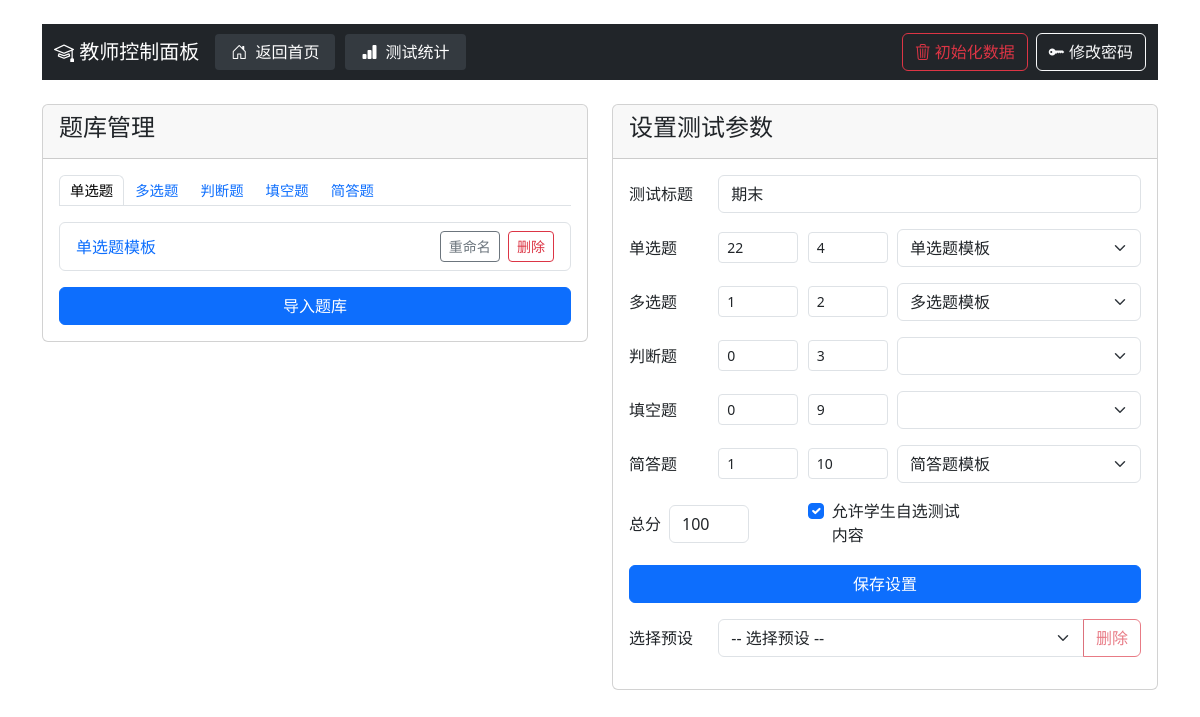
/teacher/dashboard (signed in), run on an earlier commit of the app's database.
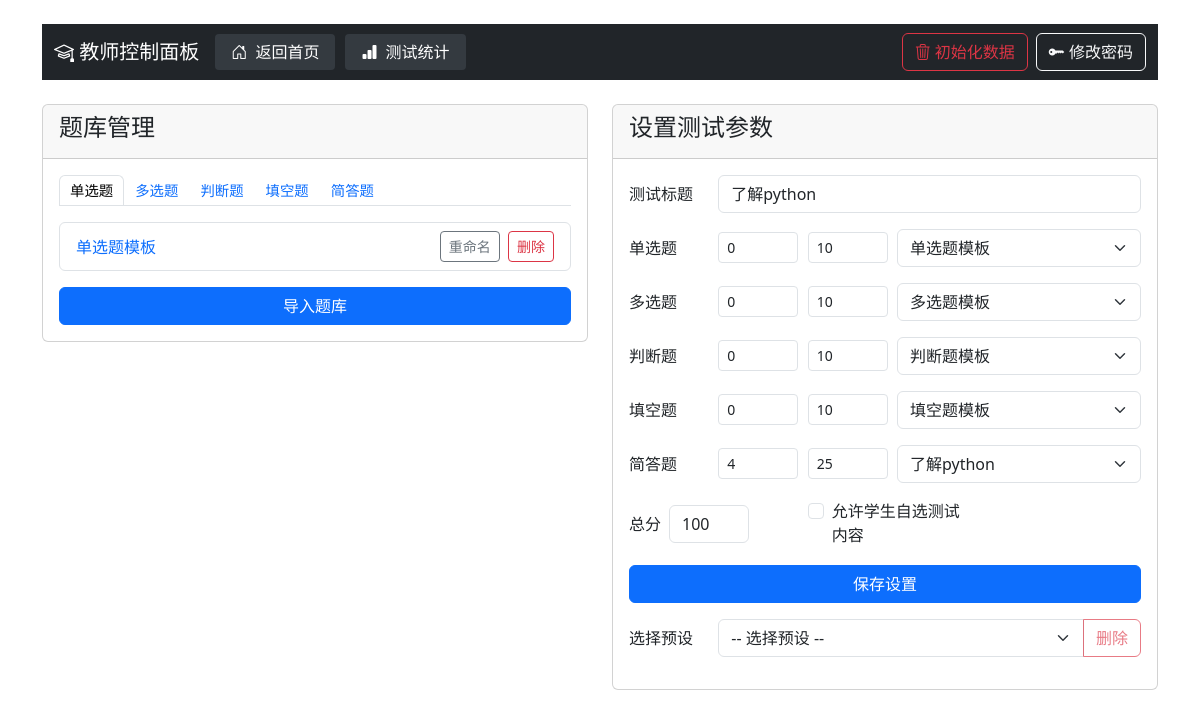
And on a later commit of the database.
### app.py (models this page shows)
class Test(db.Model):
    id = db.Column(db.Integer, primary_key=True)
    title = db.Column(db.String(200), nullable=False)
    single_choice_count = db.Column(db.Integer, default=0)
    multiple_choice_count = db.Column(db.Integer, default=0)
    true_false_count = db.Column(db.Integer, default=0)
    fill_blank_count = db.Column(db.Integer, default=0)
    short_answer_count = db.Column(db.Integer, default=0)
    single_choice_score = db.Column(db.Integer, default=0)
    multiple_choice_score = db.Column(db.Integer, default=0)
    true_false_score = db.Column(db.Integer, default=0)
    fill_blank_score = db.Column(db.Integer, default=0)
    short_answer_score = db.Column(db.Integer, default=0)
    total_score = db.Column(db.Integer, nullable=False)
    created_at = db.Column(db.DateTime, default=datetime.utcnow)
    is_active = db.Column(db.Boolean, default=True)
    single_choice_bank_id = db.Column(db.Integer)
    multiple_choice_bank_id = db.Column(db.Integer)
    true_false_bank_id = db.Column(db.Integer)
    fill_blank_bank_id = db.Column(db.Integer)
    short_answer_bank_id = db.Column(db.Integer)
    allow_student_choice = db.Column(db.Boolean, default=False)

### app.py (the view)
@app.route('/teacher/dashboard')
def teacher_dashboard():
    if 'role' not in session or session['role'] != 'teacher':
        return redirect(url_for('teacher_login'))
    last_test = Test.query.order_by(Test.created_at.desc()).first()
    single_choice_questions = Question.query.filter_by(question_type='single_choice').all()
    multiple_choice_questions = Question.query.filter_by(question_type='multiple_choice').all()
    true_false_questions = Question.query.filter_by(question_type='true_false').all()
    fill_blank_questions = Question.query.filter_by(question_type='fill_blank').all()
    short_answer_questions = Question.query.filter_by(question_type='short_answer').all()
    return render_template('teacher_dashboard.html',
                         last_test=last_test,
                         single_choice_questions=single_choice_questions,
                         multiple_choice_questions=multiple_choice_questions,
                         true_false_questions=true_false_questions,
                         fill_blank_questions=fill_blank_questions,
                         short_answer_questions=short_answer_questions,
                         last_import_filename=session.get('last_import_filename'),
                         last_import_filepath=session.get('last_import_filepath'))

### templates/teacher_dashboard.html (shortened to what the changed rows need)
<!DOCTYPE html>
<html lang="zh">
<head>
    <link href="{{ url_for('static', filename='bootstrap/css/bootstrap.min.css') }}" rel="stylesheet">
    <link href="{{ url_for('static', filename='bootstrap-icons/font/bootstrap-icons.css') }}" rel="stylesheet">
</head>
<body class="container mt-4">
    <div class="row mt-4">
        <div class="col-md-6">
            <div class="card">
                <div class="card-body">
                    <form id="testSettingsForm" action="{{ url_for('save_test_settings') }}" method="post">
                        <div class="mb-3">
                            <div class="row align-items-center">
                                <div class="col-md-10">
                                    <input type="text" class="form-control" id="test_title" name="test_title" value="{{ last_test.title if last_test else '2025信息技术合格考练习题' }}" required>
                                </div>
                            </div>
                        </div>
                        <div class="mb-3">
                            <div class="row align-items-center">
                                <div class="col-md-2">
                                    <input type="number" class="form-control form-control-sm" name="single_choice_count" value="{{ last_test.single_choice_count if last_test else 20 }}" min="0" placeholder="数量" style="width: 80px;">
                                </div>
                                <div class="col-md-2">
                                    <input type="number" class="form-control form-control-sm" name="single_choice_score" value="{{ last_test.single_choice_score if last_test else 4 }}" min="0" placeholder="分值" style="width: 80px;">
                                </div>
                                <div class="col-md-6">
                                    <select class="form-select" name="single_choice_bank" data-selected="{{ last_test.single_choice_bank_id if last_test else '' }}">
                                        <option value="">选择题库</option>
                                    </select>
                                </div>
                            </div>
                        </div>
                        <div class="mb-3">
                            <div class="row align-items-center">
                                <div class="col-md-2">
                                    <input type="number" class="form-control form-control-sm" name="multiple_choice_count" value="{{ last_test.multiple_choice_count if last_test else 1 }}" min="0" placeholder="数量" style="width: 80px;">
                                </div>
                                <div class="col-md-2">
                                    <input type="number" class="form-control form-control-sm" name="multiple_choice_score" value="{{ last_test.multiple_choice_score if last_test else 5 }}" min="0" placeholder="分值" style="width: 80px;">
                                </div>
                                <div class="col-md-6">
                                    <select class="form-select" name="multiple_choice_bank" data-selected="{{ last_test.multiple_choice_bank_id if last_test else '' }}">
                                        <option value="">选择题库</option>
                                    </select>
                                </div>
                            </div>
                        </div>
                        <div class="mb-3">
                            <div class="row align-items-center">
                                <div class="col-md-2">
                                    <input type="number" class="form-control form-control-sm" name="true_false_count" value="{{ last_test.true_false_count if last_test else 2 }}" min="0" placeholder="数量" style="width: 80px;">
                                </div>
                                <div class="col-md-2">
                                    <input type="number" class="form-control form-control-sm" name="true_false_score" value="{{ last_test.true_false_score if last_test else 3 }}" min="0" placeholder="分值" style="width: 80px;">
                                </div>
                                <div class="col-md-6">
                                    <select class="form-select" name="true_false_bank" data-selected="{{ last_test.true_false_bank_id if last_test else '' }}">
                                        <option value="">选择题库</option>
                                    </select>
                                </div>
                            </div>
                        </div>
                        <div class="mb-3">
                            <div class="row align-items-center">
                                <div class="col-md-2">
                                    <input type="number" class="form-control form-control-sm" name="fill_blank_count" value="{{ last_test.fill_blank_count if last_test else 1 }}" min="0" placeholder="数量" style="width: 80px;">
                                </div>
                                <div class="col-md-2">
                                    <input type="number" class="form-control form-control-sm" name="fill_blank_score" value="{{ last_test.fill_blank_score if last_test else 9 }}" min="0" placeholder="分值" style="width: 80px;">
                                </div>
                                <div class="col-md-6">
                                    <select class="form-select" name="fill_blank_bank" data-selected="{{ last_test.fill_blank_bank_id if last_test else '' }}">
                                        <option value="">选择题库</option>
                                    </select>
                                </div>
                            </div>
                        </div>
                        <div class="mb-3">
                            <div class="row align-items-center">
                                <div class="col-md-2">
                                    <input type="number" class="form-control form-control-sm" name="short_answer_count" value="{{ last_test.short_answer_count if last_test else 0 }}" min="0" placeholder="数量" style="width: 80px;">
                                </div>
                                <div class="col-md-2">
                                    <input type="number" class="form-control form-control-sm" name="short_answer_score" value="{{ last_test.short_answer_score if last_test else 0 }}" min="0" placeholder="分值" style="width: 80px;">
                                </div>
                                <div class="col-md-6">
                                    <select class="form-select" name="short_answer_bank" data-selected="{{ last_test.short_answer_bank_id if last_test else '' }}">
                                        <option value="">选择题库</option>
                                    </select>
                                </div>
                            </div>
                        </div>
                        <div class="row align-items-center">
                            <div class="col-md-4 mb-3">
                                <div class="d-flex align-items-center">
                                    <label for="total_score" class="form-label mb-0 me-2">总分</label>
                                    <input type="number" class="form-control" id="total_score" name="total_score" value="{{ last_test.total_score if last_test else 100 }}" readonly style="width: 80px;">
                                </div>
                            </div>
                            <div class="col-md-4 mb-3">
                                <div class="form-check">
                                    <input class="form-check-input" type="checkbox" id="allow_student_choice" name="allow_student_choice" value="false" {% if last_test and last_test.allow_student_choice %}checked{% endif %}>
                                    <label class="form-check-label" for="allow_student_choice">
                                        允许学生自选测试内容
                                    </label>
                                </div>
                            </div>
                        </div>
                    </form>
                </div>
            </div>
        </div>
    </div>
</body>
</html>

What changed in the data, as far as the page shows it:
removed Test: test_title "期末", single_choice_count "22", single_choice_score "4", single_choice_bank "单选题模板", multiple_choice_count "1", multiple_choice_score "2", multiple_choice_bank "多选题模板", true_false_count "0", true_false_score "3", fill_blank_count "0", fill_blank_score "9", short_answer_count "1", short_answer_score "10", short_answer_bank "简答题模板", total_score "100", allow_student_choice "☑"
added Test: test_title "了解python", single_choice_count "0", single_choice_score "10", single_choice_bank "单选题模板", multiple_choice_count "0", multiple_choice_score "10", multiple_choice_bank "多选题模板", true_false_count "0", true_false_score "10", true_false_bank "判断题模板", fill_blank_count "0", fill_blank_score "10", fill_blank_bank "填空题模板", short_answer_count "4", short_answer_score "25", short_answer_bank "了解python", total_score "100"
